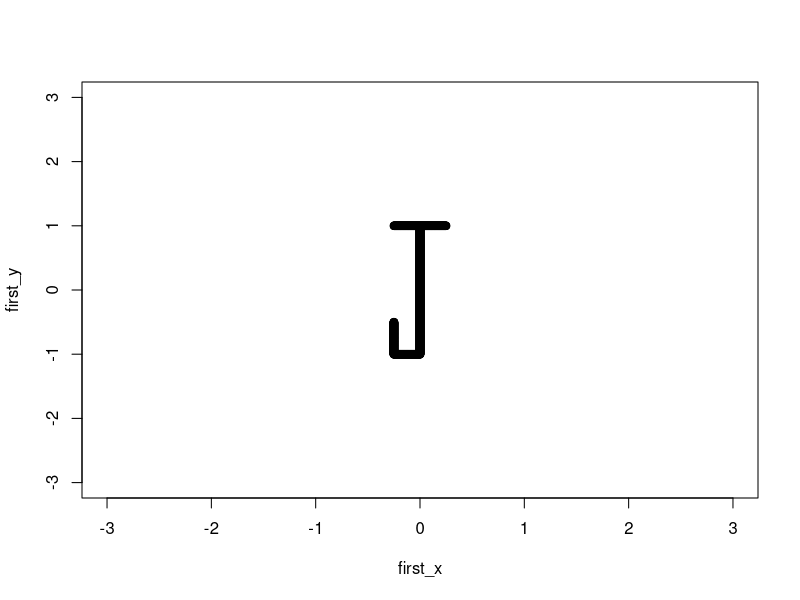
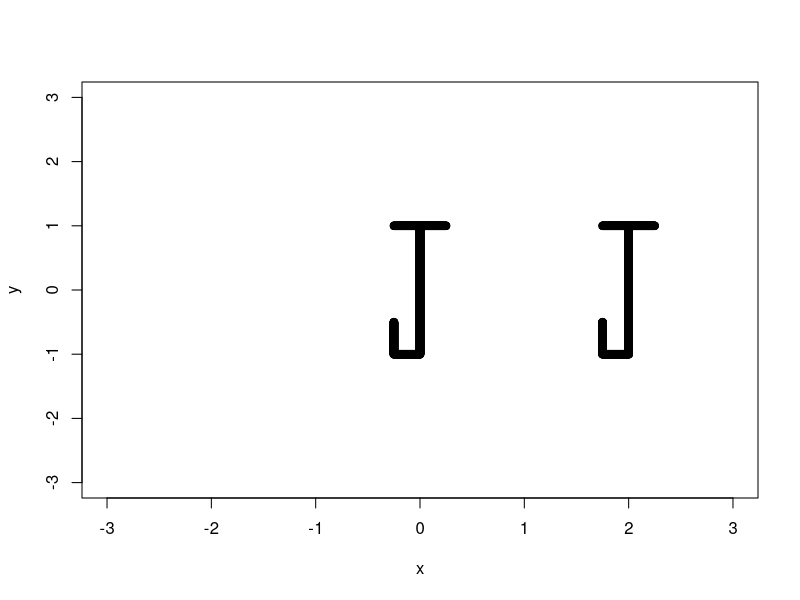
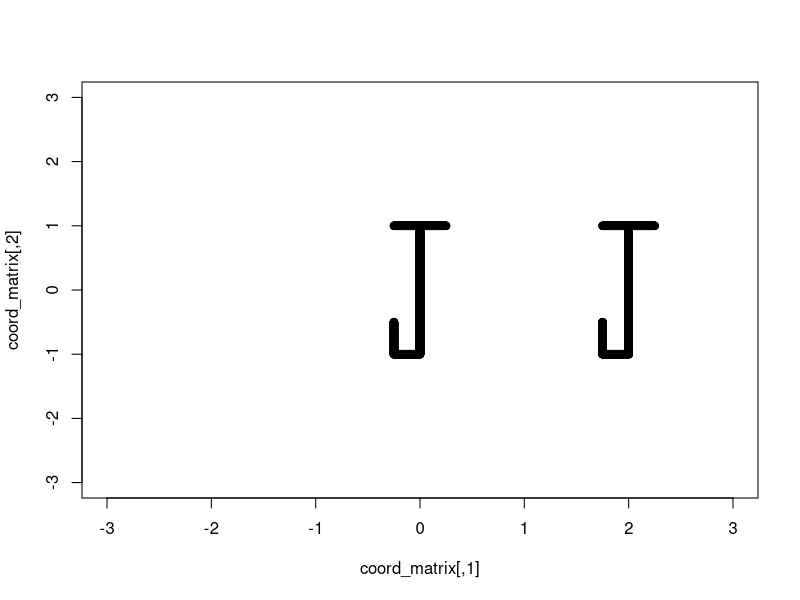
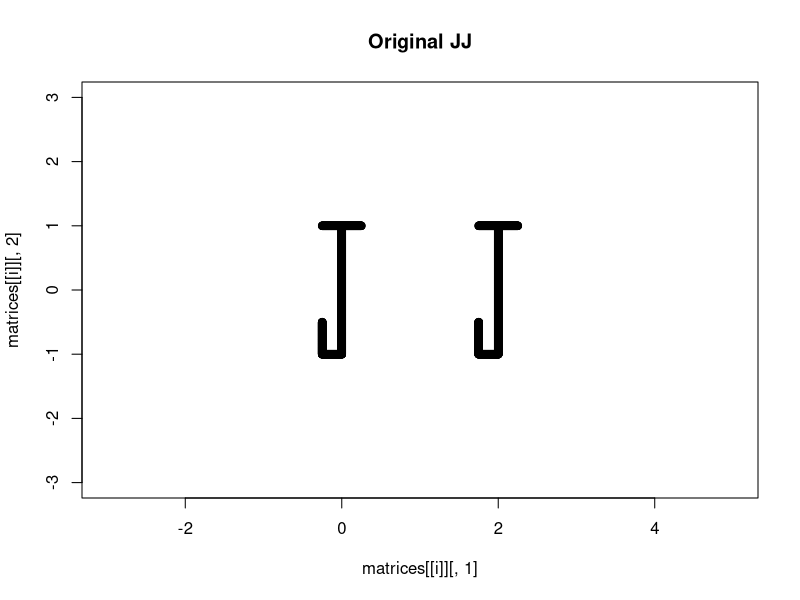
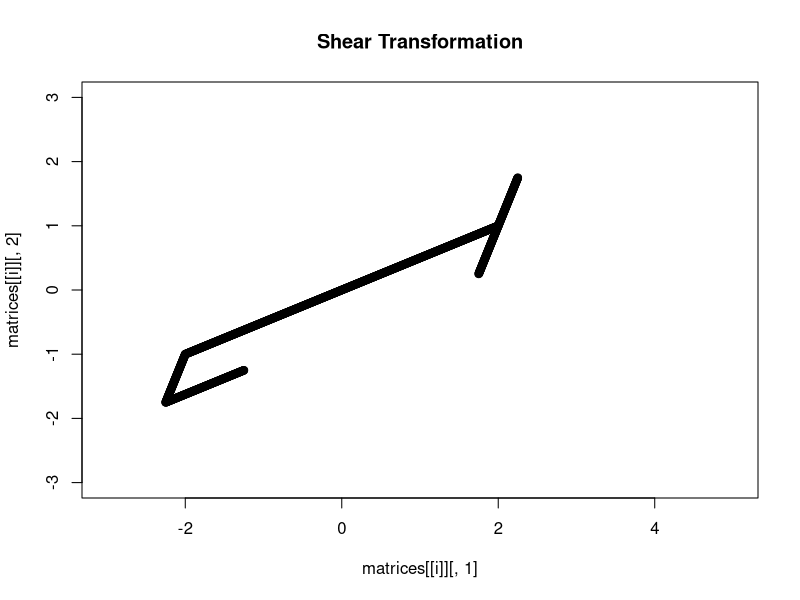
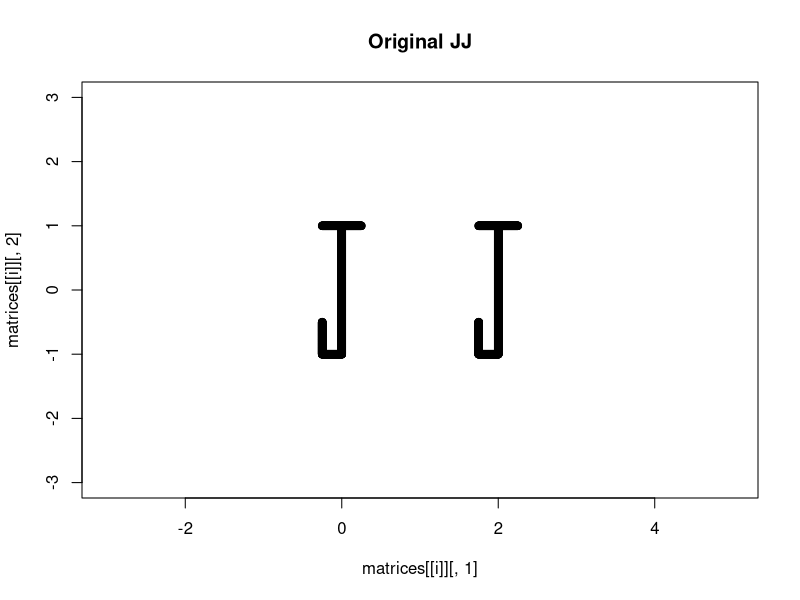
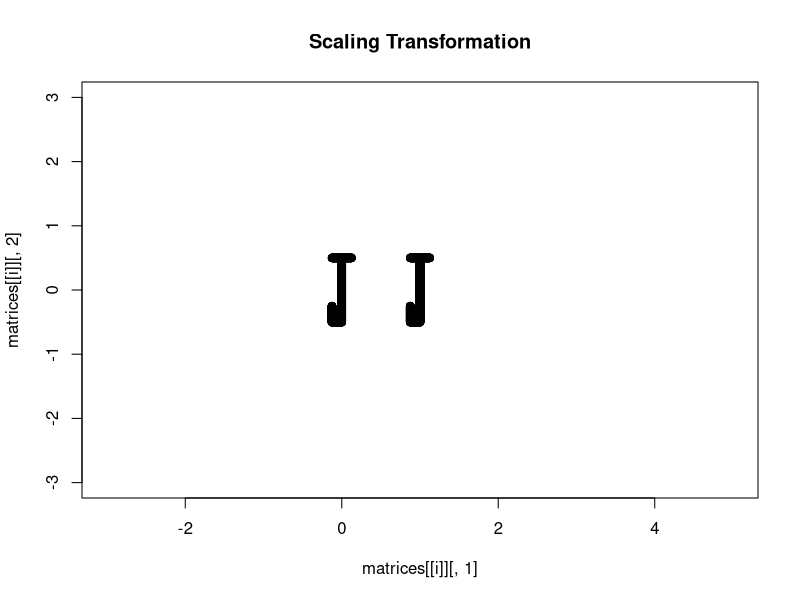
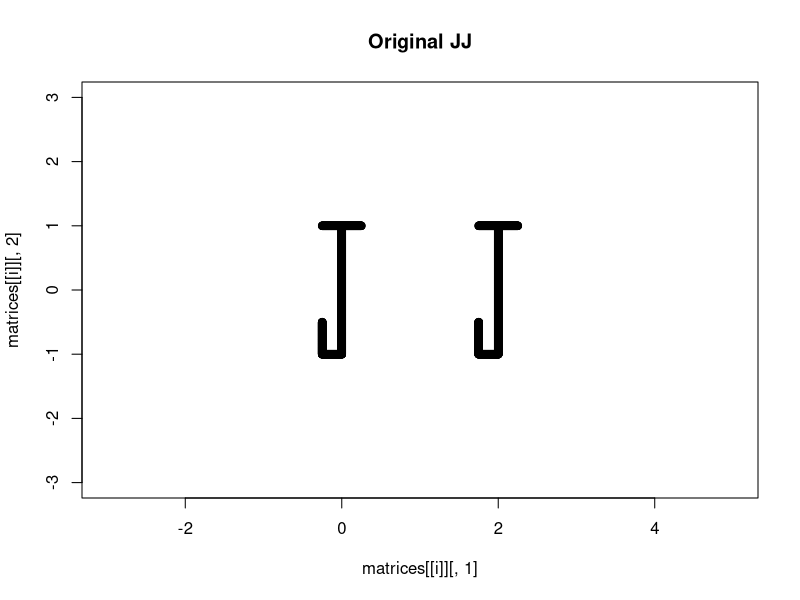

Reproduce these figures in R, in order.
## ---- chunk 1
knitr::opts_chunk$set(echo = TRUE)
## ---- chunk 2
#My initials are JJ

# Vertical line of J
x1 = rep(0, 1000)
y1 = seq(-1, 1, length.out=1000)

# horizontal bottom of J
x2 = seq(-0.25,0, length.out=125)
y2 = rep(-1,125)

# horizontal top of J
x3 = seq(-0.25,0.25, length.out=250)
y3 = rep(1,250)

#small vertical part of J
x4 = rep(-0.25, 250)
y4 = seq(-1,-0.5, length.out=250)


# Combine the coordinates for the first J
first_x = c(x1,x2,x3,x4)
first_y = c(y1,y2,y3,y4)
plot(first_y~first_x, xlim=c(-3,3), ylim=c(-3,3))
## ---- chunk 3
#Shifting the second J by 2 to the right so i add 2 to x

second_x=first_x+2
second_y=first_y

#Both Js combined
x=c(first_x,second_x)
y=c(first_y,second_y)



# plot
plot(y~x, xlim=c(-3,3), ylim=c(-3,3))
## ---- chunk 4
# matrix from the x and y coordinates
coord_matrix = matrix(c(x, y), ncol=2)
coord_matrix
plot(coord_matrix, xlim=c(-3,3), ylim=c(-3,3))
## ---- chunk 5
# Identity matrix
identity_matrix = matrix(c(1, 0, 0, 1), ncol=2)
identity_matrix


#shear randomly
shear_matrix=identity_matrix
shear_matrix[1,2]=3
shear_matrix[2,1]=2
transformed_matrix_shear= coord_matrix %*% shear_matrix


#scaling making JJ smaller by half
scale_matrix=identity_matrix
scale_matrix[1,1]=0.5
scale_matrix[2,2]=0.5
transformed_matrix_scale=coord_matrix %*% scale_matrix


#rotation clockwise .8 rad

rot_matrix=matrix(c(cos(0.8),-sin(0.8),sin(0.8),cos(0.8)),ncol=2)
transformed_matrix_rot=coord_matrix %*% rot_matrix



#projecting onto x axis

proj_matrix=matrix(c(1,0,0,0),ncol=2)
transformed_matrix_proj=coord_matrix %*% proj_matrix

## ---- chunk 6
matrices = list(coord_matrix, transformed_matrix_shear, coord_matrix, transformed_matrix_scale, coord_matrix, transformed_matrix_rot, coord_matrix, transformed_matrix_proj)
titles = c("Original JJ", "Shear Transformation", "Original JJ", "Scaling Transformation", "Original JJ", "Rotation Transformation", "Original JJ", "Projection Transformation")

# Open a new plotting window
x11() 

for (i in 1:length(matrices)) {
  
  # Clear the plot window
  plot.new()
  plot(matrices[[i]][,2] ~ matrices[[i]][,1], xlim=c(-3,5), ylim=c(-3,3))
  
  #cycle thru titles
  title(main=titles[i])
  
  #wait b4 continuing
  Sys.sleep(3)
}
